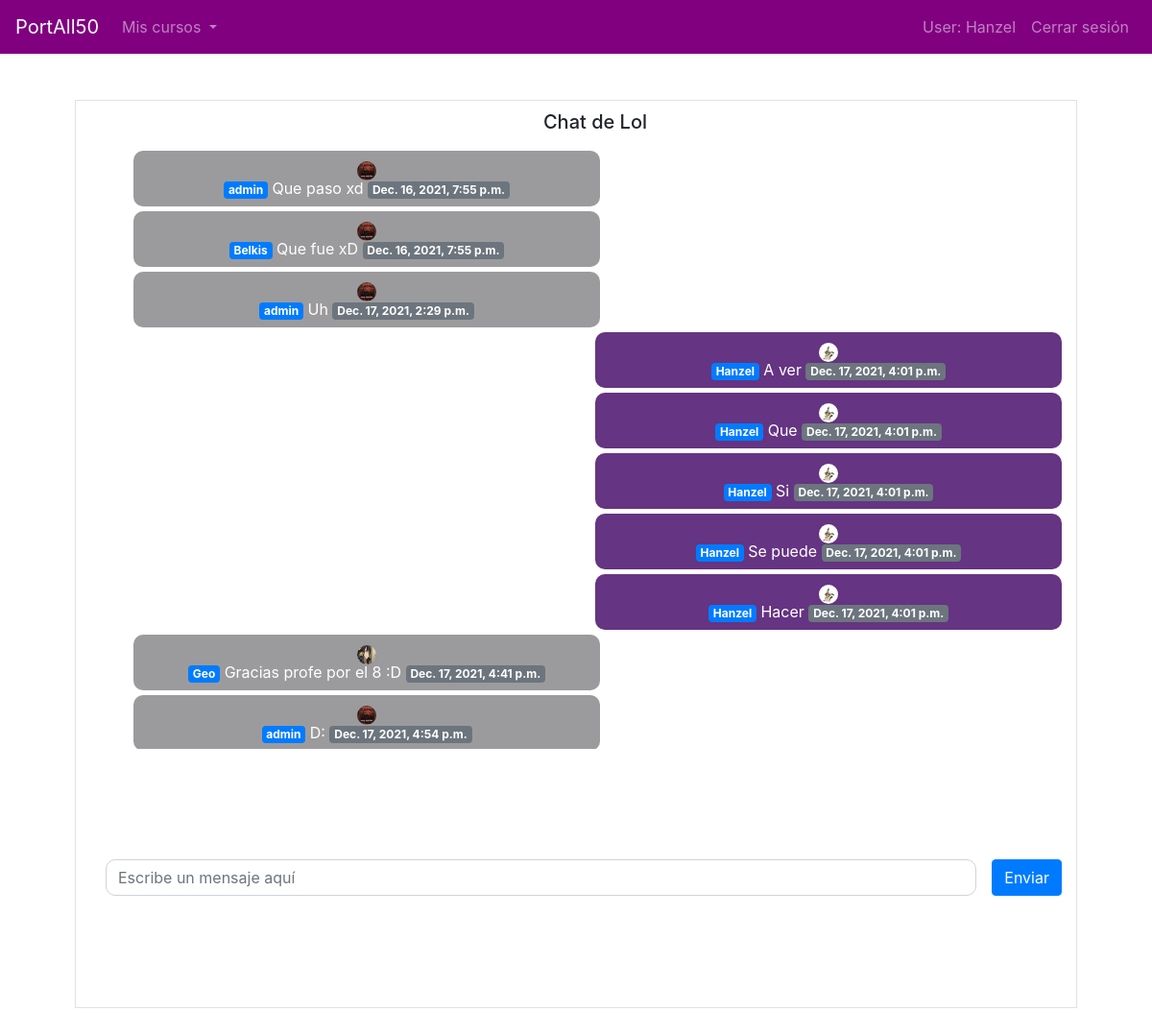
The page /chatCurso/22 (signed in) on the database as committed earlier.
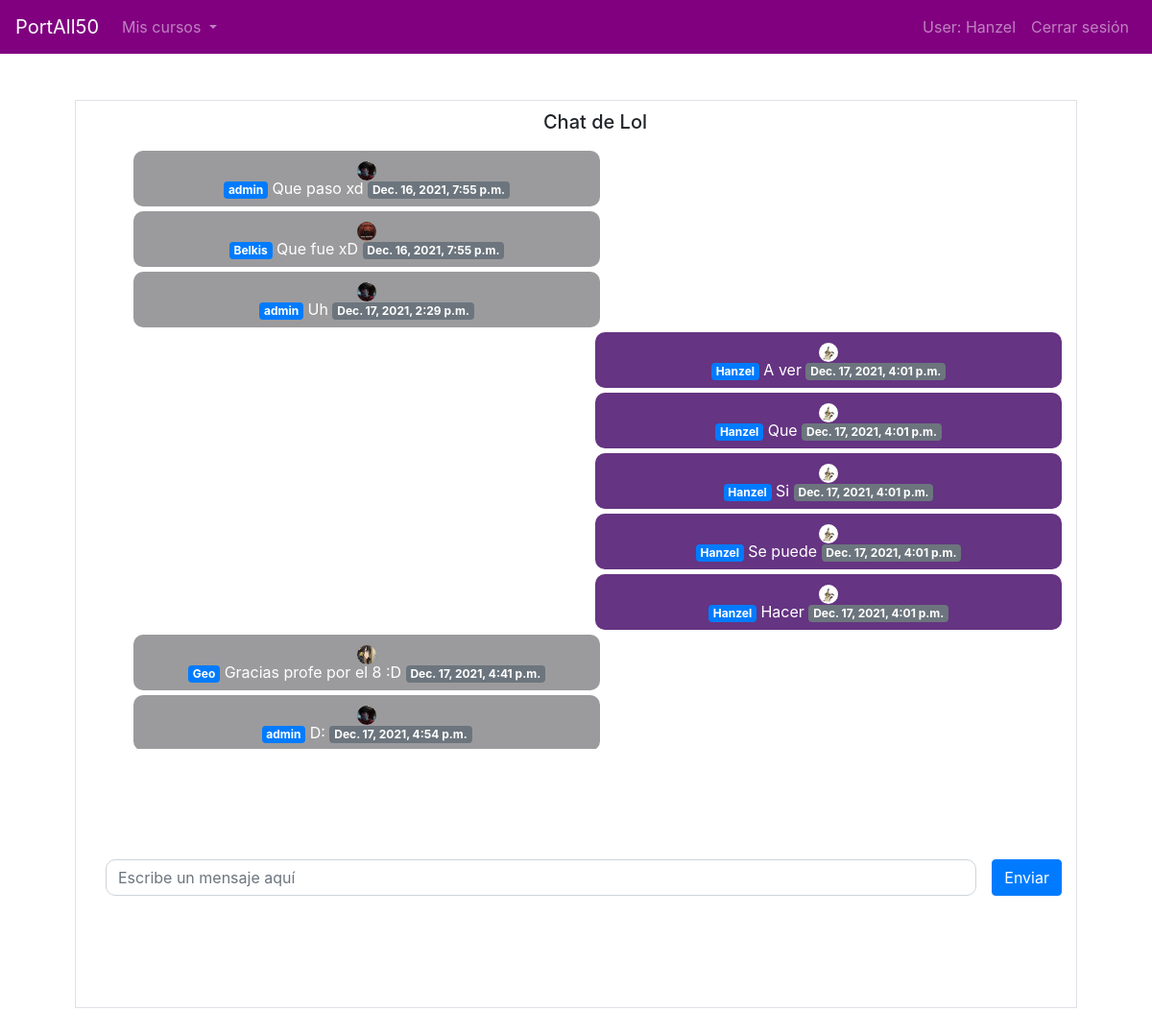
The same page on the database as committed later.
### PortAll50/models.py (models this page shows, shortened)
class Chat(models.Model):
    nombre_chat = models.CharField(max_length=60)
    curso = models.OneToOneField(Curso, on_delete=CASCADE, related_name="chat")
    class Meta:
        verbose_name_plural = "Chat"

class Mensaje(models.Model):
    mensaje = models.CharField(max_length=100)
    tiempo = models.DateTimeField(auto_now_add=True)
    chat = models.ForeignKey(Chat, on_delete=CASCADE, related_name="mensajes")
    usuario = models.ForeignKey(User, on_delete=CASCADE, related_name="mensajes")
    class Meta:
        verbose_name_plural = "Mensajes"

class Cuenta(models.Model):
    username = models.OneToOneField(User, on_delete=CASCADE, related_name="info_cuenta")
    TIPO = [("1", "Estudiante"), ("2", "Docente")]
    tipo = models.CharField(max_length=1 ,choices=TIPO, default=1)
    imagen = models.ImageField(upload_to='users/', null = True) #investigar upload_to
    class Meta:
        verbose_name_plural = "Cuenta"

### PortAll50/views.py (the view)
# urls.py: path("chatCurso/<int:id_curso>", views.chatCurso, name="chatCurso"),
def chatCurso(request, id_curso):
    curso = Curso.objects.get(id=id_curso)
    chat = Chat.objects.get(curso=curso)
    context = {
        "chat": chat
    }
    return render(request, "PortAll50/chatCurso.html", context)

### PortAll50/templates/portall50/chatCurso.html (shortened to what this page needs)
{% extends 'base.html' %}
{% load bootstrap4 %}
{% load static %}
{% block css %}
    <link rel="stylesheet" href="{% static 'css/chat.css' %}">
{% endblock %}
{% block main %}
    <div class="container border">
        <center>
            <div class="chats" style="height: 50vh;">
                <ul class="list">
                    <div class="header_chat"><h5>{{chat.nombre_chat}}</h5></div>
                    {% for mensaje in chat.mensajes.all %}
                        {% if mensaje.usuario == user %}
                            <li class="mi-persona">
                                <div class="circulo">
                                    <img class="imagen" src="{{mensaje.usuario.info_cuenta.imagen.url}}" class="card-img-top">
                                </div>
                                <span class="badge badge-primary">{{mensaje.usuario}}</span>
                                {{mensaje.mensaje}}
                                <span class="badge badge-secondary">{{mensaje.tiempo}}</span>
                            </li>
                        {% else %}
                            <li class="otra-persona">
                                <div class="circulo">
                                    <img class="imagen" src="{{mensaje.usuario.info_cuenta.imagen.url}}" class="card-img-top">
                                </div>
                                <span class="badge badge-primary">{{mensaje.usuario}}</span>
                                {{mensaje.mensaje}}
                                <span class="badge badge-secondary">{{mensaje.tiempo}}</span>
                            </li>
                        {% endif %}
                    {% endfor %}
                </ul>
            </div>
            <form method="POST" action="{% url 'agregarMensaje' chat.curso.id %}">
                <div class="d-flex justify-content-between align-items-center" style="height: 20vh;">
                    <div class="input-group mx-3">
                        <input type="text" class="form-control" required name="mensaje" autofocus autocomplete="off" placeholder="Escribe un mensaje aquí" style="border-radius:10px;">
                    </div>
                    <button type="submit" class="btn btn-primary">Enviar</button>
                </div>
            </form>
        </center>
    </div>
{% endblock %}

### templates/base.html (shortened to what this page needs)
{% load bootstrap4 %}
{% load static %}
<!DOCTYPE html>
<html lang="sp">
<head>
    {% bootstrap_css %}
    <link href='https://unpkg.com/boxicons@2.0.9/css/boxicons.min.css' rel='stylesheet'>
    <link rel="stylesheet" href="{% static 'css/base.css' %}">
    {% block css %}
    {% endblock %}
</head>
<body>
    {% if user.is_authenticated %}
    <nav class="navbar navbar-expand-lg navbar-dark bg-dark">
        <a class="navbar-brand" href="/portall">PortAll50</a>
        <div class="collapse navbar-collapse" id="navbarSupportedContent">
            <ul class="navbar-nav">
                <li class="nav-item dropdown">
                    <a class="nav-link dropdown-toggle" href="#" id="navbarDropdown" role="button" data-toggle="dropdown" aria-expanded="false">
                      Mis cursos
                    </a>
                </li>
            </ul>
            <ul class="navbar-nav ml-auto">
                <li class="nav-item"><a class="nav-link" href="" data-toggle="modal" data-target="#profileModal"> User: {{ user.username }} </a></li>
                <li class="nav-item"><a class="nav-link" href="{% url 'logout' %}">Cerrar sesión</a></li>
            </ul>
        </div>
    </nav>
    {% endif %}
    <main class="container p-5">
        {% block main %}{% endblock %}
    </main>
</body>
</html>

### PortAll50/static/css/base.css (style rules this page uses)
.navbar { background-color: purple !important; }
.circulo { width: 20px; height: 20px; border-radius: 100%; }
.circulo > .imagen { width: 100%; height: 100%; border-radius: 100%; }
a { color: black; text-decoration: none; }

### PortAll50/static/css/chat.css (style rules this page uses)
.chats { overflow-y: scroll; position: relative; justify-content: center; }
.list { list-style: none; }
.otra-persona { word-wrap: break-word; width: 50%; background-color: rgba(5, 7, 12, 0.40); padding: 7px 10px; border-radius: 10px; margin: 0px auto 5px 5px; color: white; }
.mi-persona { word-wrap: break-word; width: 50%; background-color:#653482; padding: 7px 10px; border-radius: 10px; margin: 5px 0px 5px auto; color: white; }
.header_chat { padding: 10px; }

Rows that differ between the two databases and show on the page:
changed through a linked row, Mensaje "Que paso xd": usuario.info_cuenta.imagen: a different picture
changed through a linked row, Mensaje "Uh": usuario.info_cuenta.imagen: a different picture
changed through a linked row, Mensaje "Dec. 17, 2021, 4:54 p.m.": usuario.info_cuenta.imagen: a different picture
